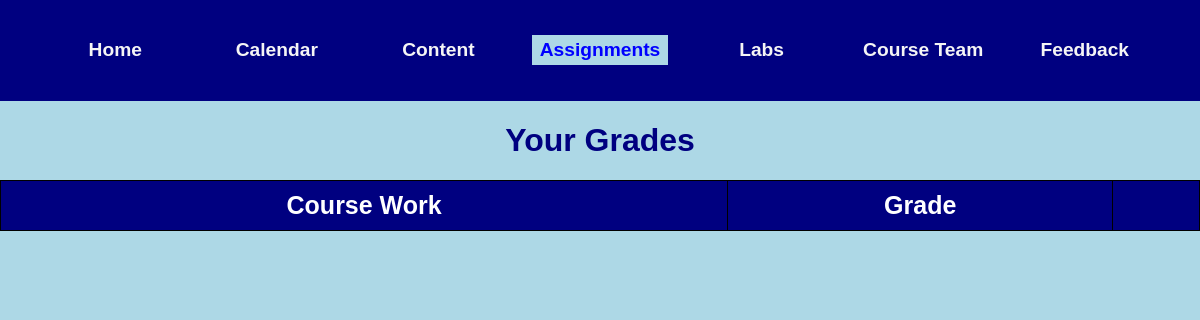
The app's page /studentGrades.html (signed in), older data.
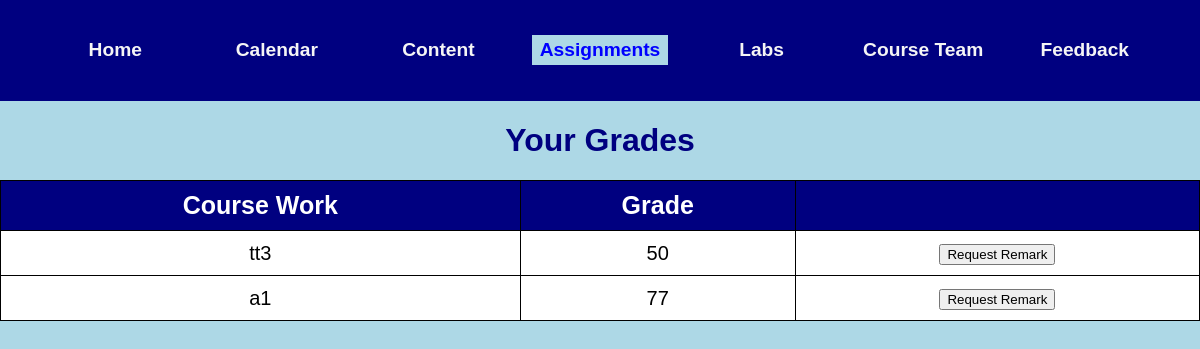
The same page, newer data.
### app.py (models this page shows)
class Grade(db.Model):
    __tablename__ = 'grades'
    gid = db.Column(db.Integer, primary_key=True, autoincrement=True)
    id = db.Column(db.Integer, db.ForeignKey('user.id'))
    work = db.Column(db.String(50), nullable = False)
    grade = db.Column(db.Integer)

### app.py (the view, shortened to what this page needs)
@app.route('/studentGrades.html', methods = ['GET', 'POST'])
def studentGrades():
    student_grades = Grade.query.filter_by(id=session['user_id']).all()
    return render_template("studentGrades.html", student_grades = student_grades)

### templates/studentGrades.html (shortened to what this page needs)
    <!DOCTYPE html>
    <html lang="en">
    <head>
        <link rel="stylesheet" type="text/css" href="../static/css/studentGrades.css"/>
    </head>
    <body>
    {% block content %}
        <div class = "website_content">
            <div class="header">
                <header>
                    <h6><a href="./index.html">Home</a></h6>
                    <h6><a href="./calendar.html">Calendar</a></h6>
                    <h6><a href="./content.html">Content</a></h6>
                    <h6 class="current_page"><a href="./assignments.html">Assignments</a></h6>
                    <h6><a href="./labs.html">Labs</a></h6>
                    <h6><a href="./team.html">Course Team</a></h6>
                    <h6><a href="./feedback.html">Feedback</a></h6>
                </header>
            </div>
            <h1 class = "title">Your Grades</h1>
            <div class = "grades_table">
                <table>
                    <tr>
                        <th>Course Work</th>
                        <th>Grade</th>
                        <th></th>
                    </tr>
                    {% for Grade in student_grades %}
                    <tr>
                        <td>{{ Grade.work }}</td>
                        <td>{{ Grade.grade }}</td>
                        <td>
                            <button type = "button" class = "open-modal-btn">Request Remark</button>
                        </td>
                    </tr>
                    {% endfor %}
            </table>
        </div>
    {% endblock %}
    </body>
    </html>

Row changes from the older to the newer data that the page shows:
now on this page (row edited): Grade: work "tt3", grade "50"
now on this page (row edited): Grade: work "a1", grade "77"
